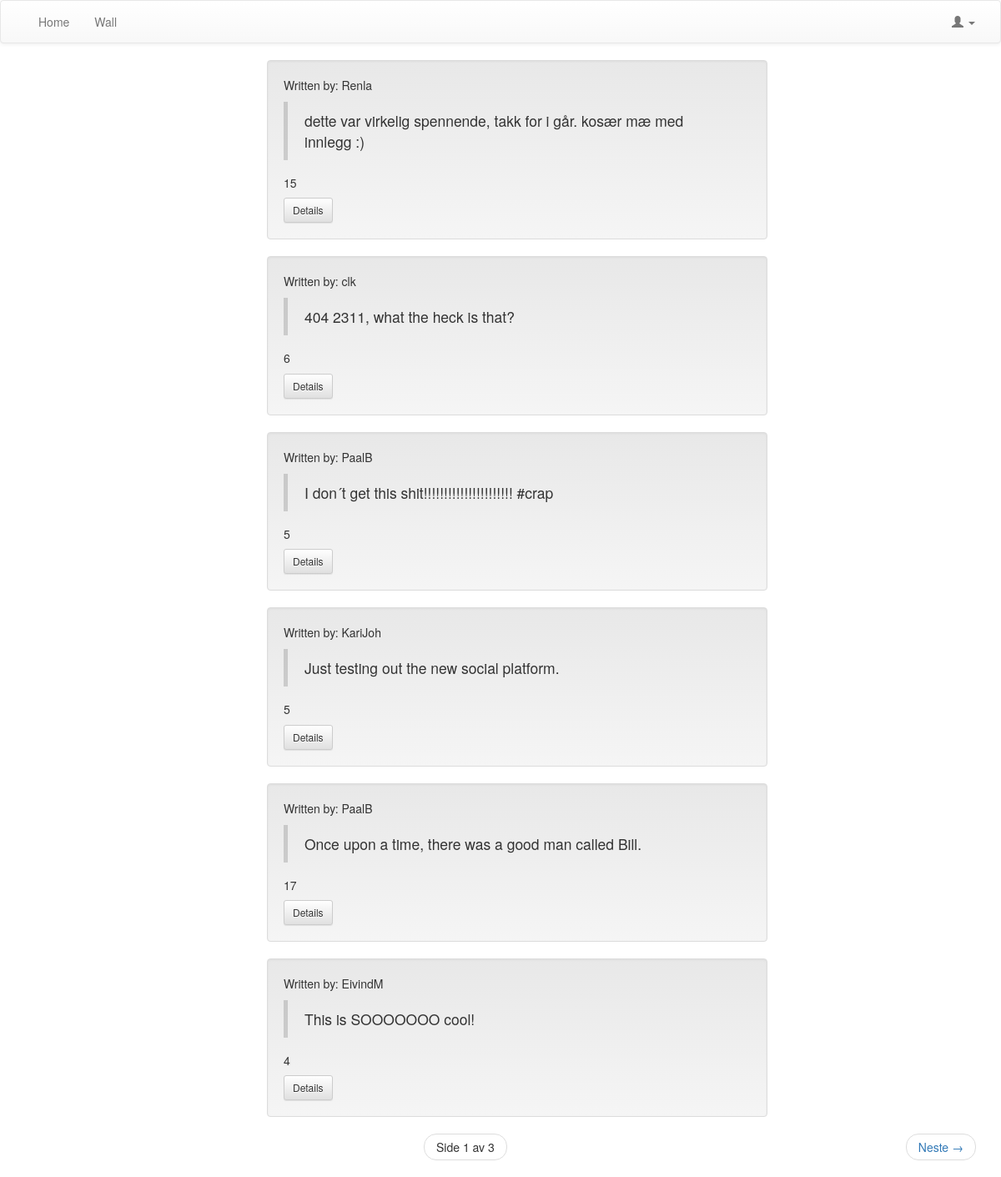
The app's page /kvittr_messages/ with its own data.
### kvittr_messages/models.py (models this page shows, shortened)
class Message(models.Model):
	message = models.TextField()
	created_by = models.ForeignKey(User, related_name="created_message")
	created_datetime = models.DateTimeField()
	likes = models.PositiveIntegerField(default=0)
	class Meta:
		ordering = ['-id']

### kvittr_messages/views.py (the view)
def message_listing(request):
	new_post = request.POST.get('new_post')
	if new_post:
		post = Message()
		post.message = new_post
		post.created_datetime = timezone.now()
		post.created_by = request.user
		post.save()
	messages = Message.objects.all()
	page_number = request.GET.get('page')
	paginator = Paginator(messages, 6)
	try:
		messages = paginator.page(page_number)
	except PageNotAnInteger:
		messages = paginator.page(1)
	except EmptyPage:
		messages = paginator.page(paginator.num_pages)
	context = {'messages': messages}
	return render(request, 'kvittr_messages/message_listing.html', context)

### kvittr_messages/templates/kvittr_messages/message_listing.html (shortened to what this page needs)
{% extends 'theme/base.html' %}
{% block pagecontent %}
        <ul>
        {% for message in messages %}
            <li class="well" style="list-style:none; width: 600px; margin-left: auto; margin-right: auto;">
                <p>Written by: {{ message.created_by }} </p>
                <blockquote>{{ message.message }}</blockquote>
                <h5 id="id-likes-for-message-{{ message.id }}"> {{ message.likes }}</h5>
                <a href="{% url 'message_details' message.id %}" class="btn btn-sm btn-default">Details</a>
            </li>
        {% endfor %}
        </ul>
    <nav>
        <ul class="pager">
                <li>
                    <span class="current">
                        Side {{ messages.number }} av {{ messages.paginator.num_pages }}
                    </span>
                </li>
            {% if messages.has_next %}
                <li class="next">
                    <a href="?page={{ messages.next_page_number }}">
                        Neste <span aria-hidden="true"> &rarr; </span>
                    </a>
                </li>
            {% endif %}
        </ul>
    </nav>
{% endblock %}

### records on screen
Message: created_by "Renla", message "dette var virkelig spennende, takk for i går. kosær mæ med innlegg :)", likes "15"
Message: created_by "clk", message "404 2311, what the heck is that?", likes "6"
Message: created_by "PaalB", message "I don´t get this shit!!!!!!!!!!!!!!!!!!!!!! #crap", likes "5"
Message: created_by "KariJoh", message "Just testing out the new social platform.", likes "5"
Message: created_by "PaalB", message "Once upon a time, there was a good man called Bill.", likes "17"
Message: created_by "EivindM", message "This is SOOOOOOO cool!", likes "4"

### other values on screen
{{ messages.number }} "1"
{{ messages.paginator.num_pages }} "3"
